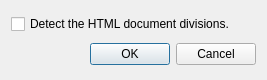
<?xml version="1.0" encoding="UTF-8"?>
<ui version="4.0">
 <class>Config</class>
 <widget class="QWidget" name="Config">
  <property name="geometry">
   <rect>
    <x>0</x>
    <y>0</y>
    <width>267</width>
    <height>80</height>
   </rect>
  </property>
  <property name="windowTitle">
   <string>Configure HTML Filter</string>
  </property>
  <property name="toolTip">
   <string/>
  </property>
  <property name="whatsThis">
   <string/>
  </property>
  <property name="sizeGripEnabled" stdset="0">
   <bool>true</bool>
  </property>
  <layout class="QVBoxLayout" name="verticalLayout_2">
   <item>
    <widget class="QCheckBox" name="DetectDivisions">
     <property name="toolTip">
      <string>Detect the HTML document divisions to determine the textual content depth.</string>
     </property>
     <property name="whatsThis">
      <string>When a textual content is extracted from a HTML file, it is associate to a depth. This depth can be:
1. The normal depth of the HTML tree.
2. A logicial depth that tries to detect real document division.
</string>
     </property>
     <property name="text">
      <string>Detect the HTML document divisions.</string>
     </property>
    </widget>
   </item>
   <item>
    <widget class="QDialogButtonBox" name="buttonBox">
     <property name="standardButtons">
      <set>QDialogButtonBox::Cancel|QDialogButtonBox::Ok</set>
     </property>
    </widget>
   </item>
  </layout>
 </widget>
 <layoutdefault spacing="6" margin="11"/>
 <pixmapfunction>qPixmapFromMimeSource</pixmapfunction>
 <resources/>
 <connections/>
 <slots>
  <slot>toggleStruct(bool)</slot>
  <slot>toggleFullIndex(bool)</slot>
 </slots>
</ui>
